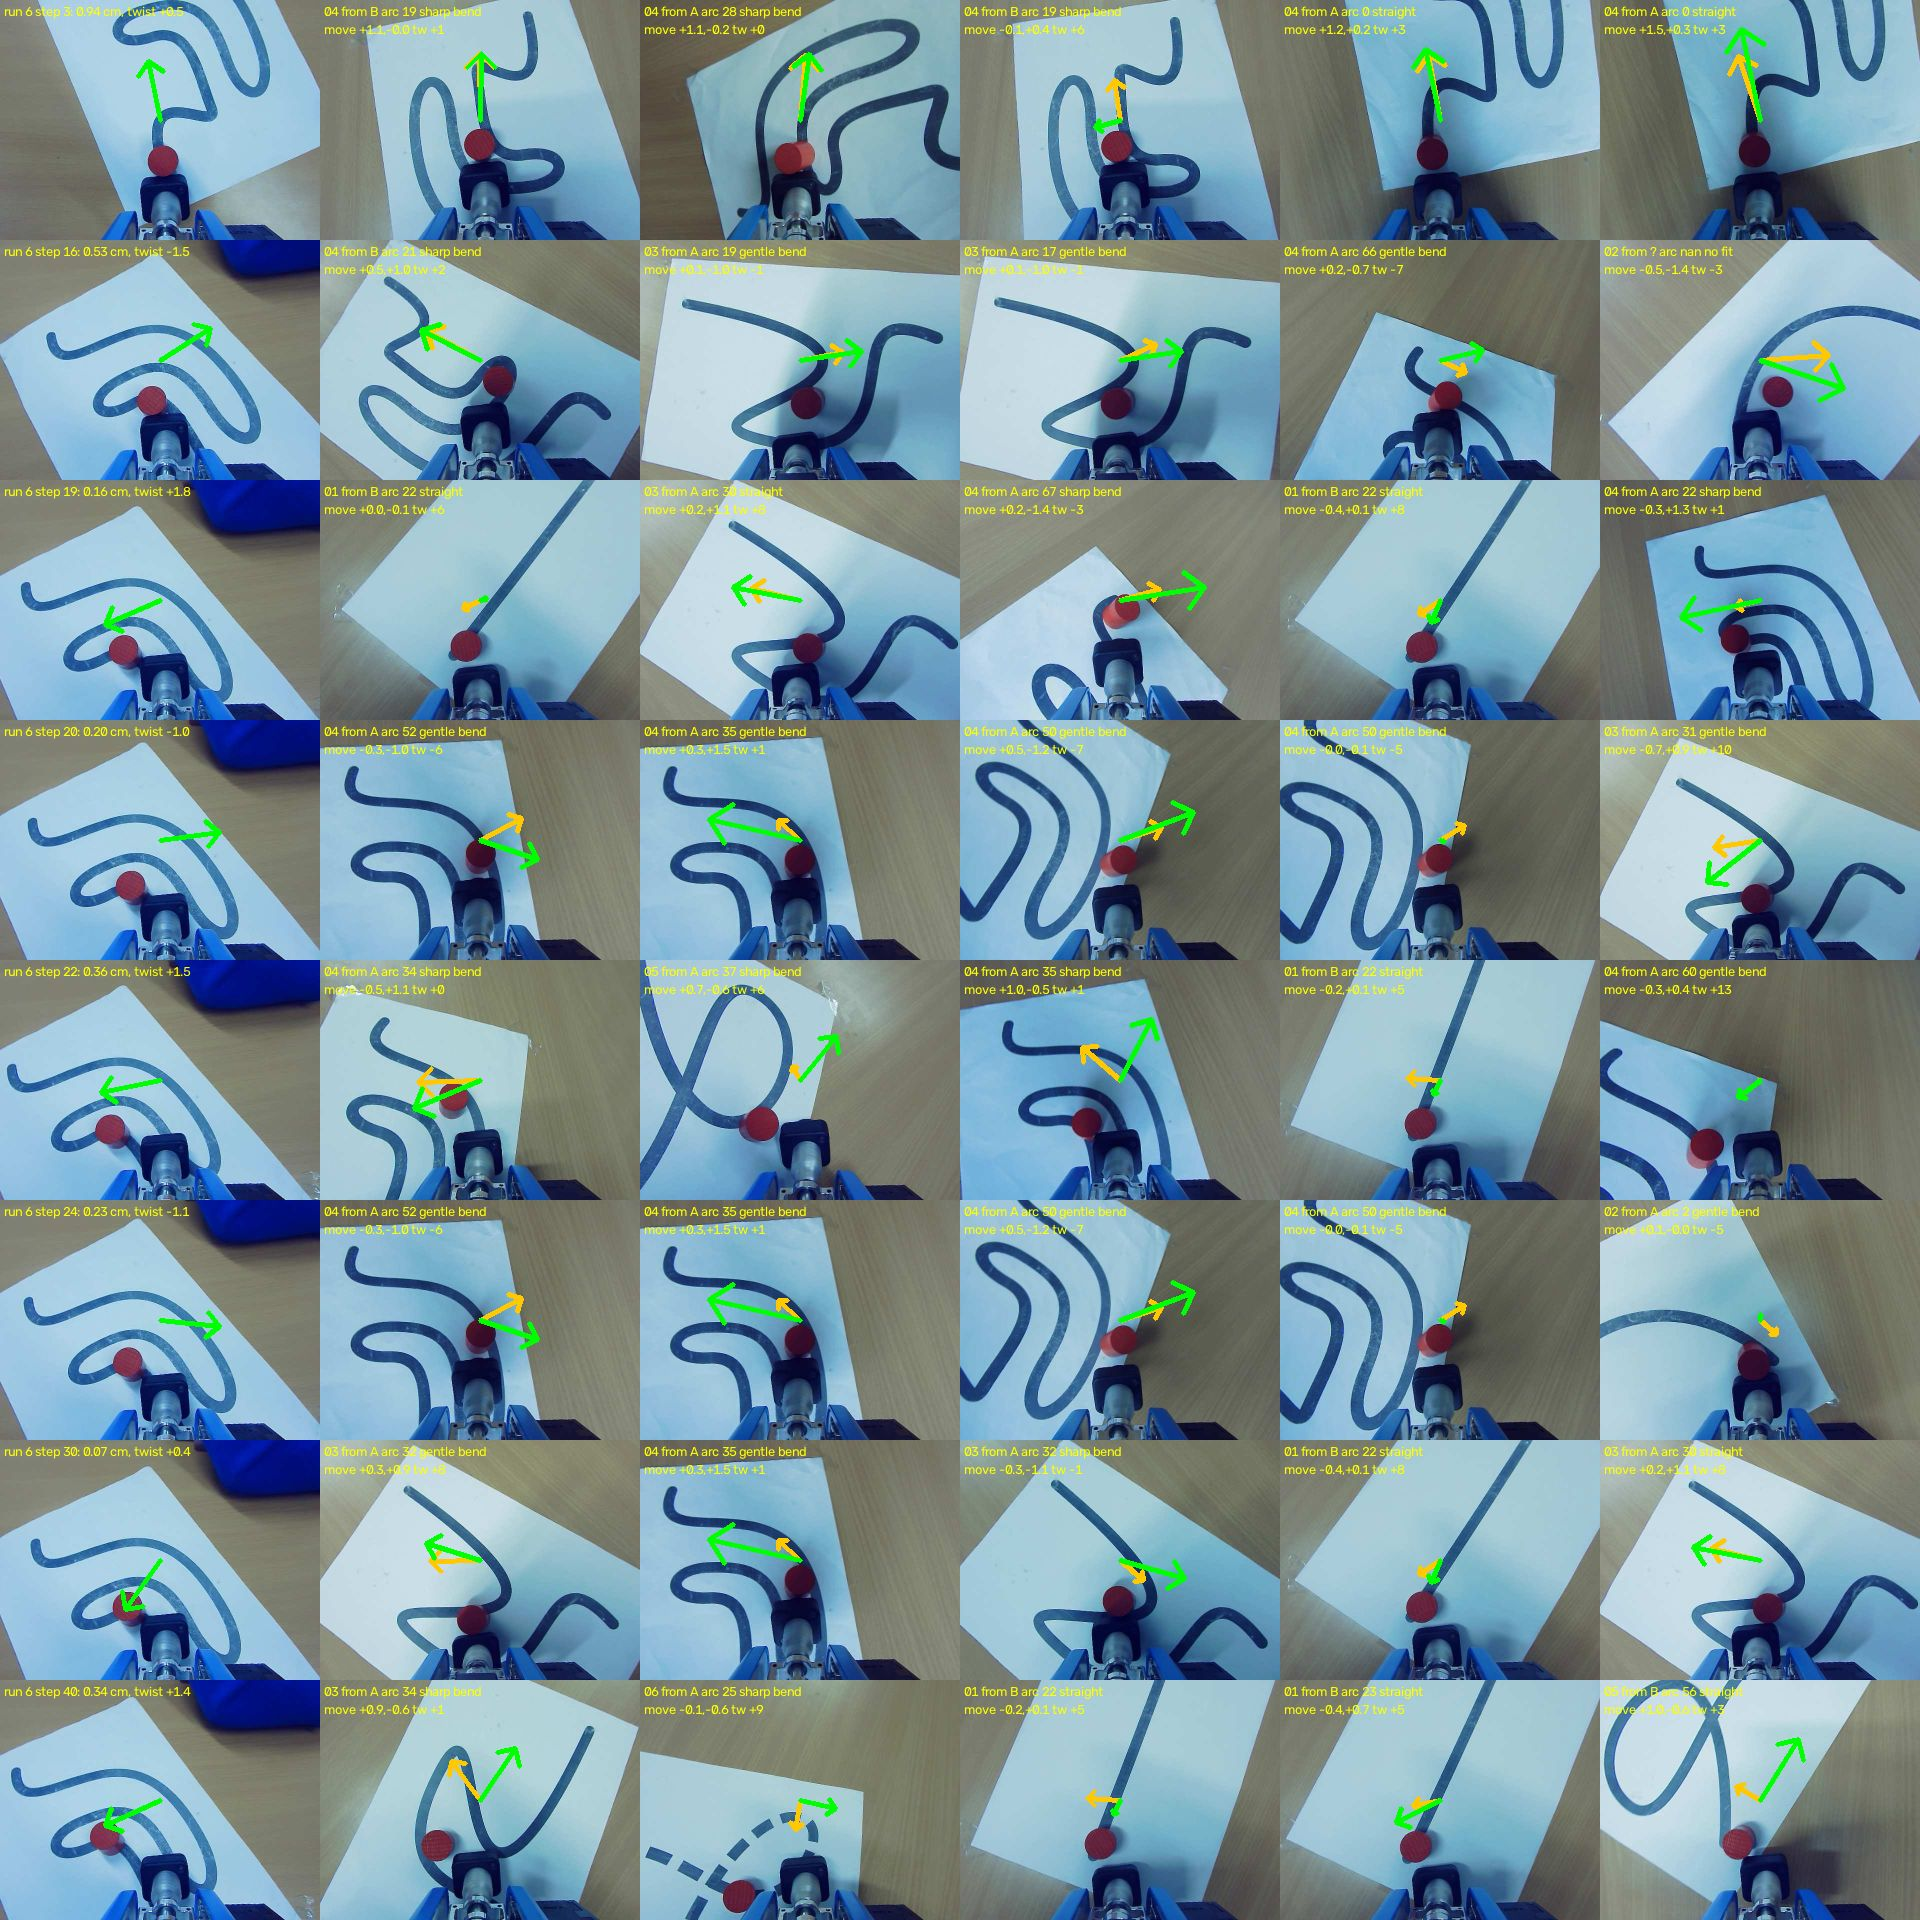

Here is the Python script that generated this plot:
"""
Run 6 (sheet 04, model E): the back-and-forth steps, the demonstration pictures that look most alike, and what the
demonstrations did next.

Model E describes every picture with the 256 numbers of its hidden layer; its answer is computed from those numbers
alone, so demonstration pictures with nearly the same numbers are the ones whose labels shaped the answer. For every
picture of the run the script finds the "neighbours" nearest demonstration pictures (of the 18,032 the model was trained
on) and reads their labels: the tip move, the forearm twist, the move over the next 3 steps, the sheet, the direction of
travel and the kind of place. If the answer is the average of two opposite demonstrated ways, the neighbours must split
into two groups with opposite moves and twists while the model's own answer is short.

Also printed: how far the run's pictures are from any demonstration picture, against how far demonstration pictures are
from the pictures of other episodes (a large distance means a view the demonstrations never showed).

Needs the cache of s02_model_outputs.py (jobs all_sheets_e and robot_runs).
Run from this folder:  python s04_run6_neighbours.py
Output: s04_run6_neighbours.out.txt, s04_run6_neighbours.csv, s04_run6_neighbours.jpg, s04_run6_pictures.jpg,
s04_run6_path.png.
"""

from pathlib import Path
from typing import Dict, Optional

import cv2
import matplotlib
matplotlib.use("Agg")
import numpy
import pandas
from matplotlib import pyplot

import common
from config import TRAINING_DATA_PARAMETERS

NEIGHBOUR_PARAMETERS = {
    "run_folder": "2026-11-11_174108_E_sheet04_run1",
    "neighbours": 12,
    "flip_steps": [19, 50],
    "reference_steps": [0, 4],
    "sideways_cm": 0.3,
    "twist_counts_from_deg": 2.0,
    "reference_sample": 600,
    "montage_steps": [3, 16, 19, 20, 22, 24, 30, 40],
    "montage_neighbours": 5,
    "picture_steps": [4, 6, 8, 9, 11, 13, 16, 18, 19, 20, 22, 24],
    "seed": 11_11_26
}



def nearest_rows(
        queries: numpy.ndarray,
        references: numpy.ndarray,
        count: int
) -> tuple:
    """Return the positions and distances of the ``count`` nearest reference rows of every query row (Euclidean)."""

    queries = queries.astype(numpy.float32)
    references = references.astype(numpy.float32)
    squared = (queries ** 2).sum(axis = 1)[:, None] - 2.0 * queries @ references.T + (references ** 2).sum(axis = 1)[None, :]
    order = numpy.argsort(squared, axis = 1)[:, :count]
    return order, numpy.sqrt(numpy.clip(numpy.take_along_axis(squared, order, axis = 1), 0.0, None))



def draw_arrow(
        picture: numpy.ndarray,
        forward_cm: float,
        left_cm: float,
        colour: tuple,
        pixels_per_cm: float = 60.0
) -> None:
    """Draw a move given in the picture's frame as an arrow from the picture's middle (forward = up, left = left)."""

    height, width = picture.shape[:2]
    start = (width // 2, height // 2)
    end = (int(start[0] - pixels_per_cm * left_cm), int(start[1] - pixels_per_cm * forward_cm))
    cv2.arrowedLine(picture, start, end, colour, 3, tipLength = 0.3)



def main(parameters: Optional[Dict] = None) -> None:

    settings = common.merged_parameters(dict(NEIGHBOUR_PARAMETERS, **(parameters or {})))
    report = common.TeeOutput(common.ANALYSIS_FOLDER / "s04_run6_neighbours.out.txt")
    pandas.set_option("display.width", 250)
    pandas.set_option("display.max_columns", 40)
    pandas.set_option("display.max_rows", 400)
    frames = common.load_demonstration_frames(settings)
    path = common.path_direction(frames, settings)
    demonstrations = numpy.load(Path(settings["cache_folder"]) / "all_sheets_e_on_demonstrations.npz")
    robot = numpy.load(Path(settings["cache_folder"]) / "all_sheets_e_on_robot_runs.npz")
    run_name = settings["run_folder"]
    steps = pandas.read_csv(Path(settings["model_runs_folder"]) / run_name / "steps.csv")
    hidden = robot[f"{run_name}__hidden"].astype(numpy.float32)
    chunk = robot[f"{run_name}__chunk"].reshape(len(steps), 5, 2)
    exact = robot[f"{run_name}__exact"]
    reference_hidden = demonstrations["hidden"].astype(numpy.float32)

    # how far apart are demonstration pictures of different episodes, as a yardstick
    randomness_generator = numpy.random.default_rng(settings["seed"])
    sample = randomness_generator.choice(len(frames), size = settings["reference_sample"], replace = False)
    order, distance = nearest_rows(reference_hidden[sample], reference_hidden, 400)
    episode_ids = frames["episode_id"].to_numpy()
    other_episode_distance = []
    for position, row in enumerate(sample):
        is_other = episode_ids[order[position]] != episode_ids[row]
        other_episode_distance.append(distance[position][is_other][0] if is_other.any() else numpy.nan)
    other_episode_distance = numpy.array(other_episode_distance)
    report(f"yardstick: distance from a demonstration picture to the nearest picture of ANOTHER episode (hidden layer of model E, {len(sample)} random pictures): "
           f"median {numpy.nanmedian(other_episode_distance):.2f}, 90th percentile {numpy.nanpercentile(other_episode_distance, 90):.2f}, "
           f"99th {numpy.nanpercentile(other_episode_distance, 99):.2f}")

    # the same question for ordinary demonstration pictures: how often do the nearest pictures of OTHER episodes disagree?
    label_forward = frames["step_forward_cm"].to_numpy()
    label_left = frames["step_left_cm"].to_numpy()
    sample_places = frames["place"].to_numpy()[sample]
    yardstick_rows = []
    for position, row in enumerate(sample):
        is_other = episode_ids[order[position]] != episode_ids[row]
        near = order[position][is_other][:settings["neighbours"]]
        if len(near) < settings["neighbours"]:
            continue
        forward, left = label_forward[near], label_left[near]
        length = numpy.hypot(forward, left)
        is_real = length >= settings["short_step_cm"]
        resultant = float(numpy.hypot((forward[is_real] / length[is_real]).sum(), (left[is_real] / length[is_real]).sum()) / max(1, is_real.sum()))
        yardstick_rows.append({"place": sample_places[position], "resultant": resultant,
                               "both_groups": bool((left >= settings["sideways_cm"]).sum() >= 3 and (left <= -settings["sideways_cm"]).sum() >= 3),
                               "length_of_mean": float(numpy.hypot(forward.mean(), left.mean())), "mean_length": float(length.mean())})
    yardstick = pandas.DataFrame(yardstick_rows)
    report(f"yardstick for the neighbours' agreement ({len(yardstick)} random demonstration pictures, their {settings['neighbours']} nearest pictures of other episodes): "
           f"resultant median {yardstick['resultant'].median():.2f} | pictures whose neighbours hold 3 or more of both the left and the right group: {yardstick['both_groups'].mean():.2f} | "
           f"length of the neighbours' mean move {yardstick['length_of_mean'].mean():.2f} cm against their mean length {yardstick['mean_length'].mean():.2f} cm")
    for place, part in yardstick.groupby("place"):
        report(f"    {place:12s} | pictures {len(part):3d} | resultant median {part['resultant'].median():.2f} | both groups {part['both_groups'].mean():.2f} | "
               f"length of the neighbours' mean move {part['length_of_mean'].mean():.2f} cm")

    order, distance = nearest_rows(hidden, reference_hidden, settings["neighbours"])
    label_twist = frames["twist_deg"].to_numpy()
    ahead_forward = path["ahead_3_forward_cm"].to_numpy()
    ahead_left = path["ahead_3_left_cm"].to_numpy()
    sheets = frames["sheet"].to_numpy()
    places = frames["place"].to_numpy()
    from_end = numpy.where(frames["travels_towards_A"].isna(), "?", numpy.where(frames["travels_towards_A"].fillna(False).astype(bool), "B", "A"))
    bend = frames["bend_turn_deg"].to_numpy()
    arcs = frames["puck_arc_cm"].to_numpy()

    rows = []
    for step in range(len(steps)):
        near = order[step]
        forward = label_forward[near]
        left = label_left[near]
        length = numpy.hypot(forward, left)
        is_left_group = left >= settings["sideways_cm"]
        is_right_group = left <= -settings["sideways_cm"]
        is_real = length >= settings["short_step_cm"]
        unit_forward = numpy.where(is_real, forward / numpy.maximum(length, 1e-9), 0.0)
        unit_left = numpy.where(is_real, left / numpy.maximum(length, 1e-9), 0.0)
        resultant = float(numpy.hypot(unit_forward.sum(), unit_left.sum()) / max(1, is_real.sum()))
        rows.append({
            "step": step,
            "model_forward_cm": round(float(exact[step, 0]), 2), "model_left_cm": round(float(exact[step, 1]), 2),
            "model_length_cm": round(float(numpy.hypot(exact[step, 0], exact[step, 1])), 2),
            "model_deg": round(float(numpy.degrees(numpy.arctan2(exact[step, 1], exact[step, 0]))), 0),
            "model_twist_deg": round(float(exact[step, 2]), 1),
            "chunk3_cm": round(float(numpy.linalg.norm(chunk[step, 2])), 2),
            "chunk3_deg": round(float(numpy.degrees(numpy.arctan2(chunk[step, 2, 1], chunk[step, 2, 0]))), 0),
            "nearest_distance": round(float(distance[step, 0]), 2),
            "neighbours_mean_forward_cm": round(float(forward.mean()), 2), "neighbours_mean_left_cm": round(float(left.mean()), 2),
            "neighbours_mean_length_cm": round(float(length.mean()), 2),
            "length_of_neighbours_mean_cm": round(float(numpy.hypot(forward.mean(), left.mean())), 2),
            "neighbours_resultant": round(resultant, 2),
            "neighbours_left_group": int(is_left_group.sum()), "neighbours_right_group": int(is_right_group.sum()),
            "neighbours_short": int((~is_real).sum()),
            "neighbours_twist_right": int((label_twist[near] >= settings["twist_counts_from_deg"]).sum()),
            "neighbours_twist_left": int((label_twist[near] <= -settings["twist_counts_from_deg"]).sum()),
            "neighbours_mean_twist_deg": round(float(label_twist[near].mean()), 1),
            "neighbours_sheet_04": int((sheets[near] == "path_04").sum()),
            "neighbours_from_A": int((from_end[near] == "A").sum()), "neighbours_from_B": int((from_end[near] == "B").sum()),
            "neighbours_bend_right": int((bend[near] <= -60).sum()), "neighbours_bend_left": int((bend[near] >= 60).sum()),
            "neighbours_hairpin_or_sharp": int(numpy.isin(places[near], ["hairpin", "sharp bend"]).sum())
        })
    table = pandas.DataFrame(rows)
    table.to_csv(common.ANALYSIS_FOLDER / "s04_run6_neighbours.csv", index = False)
    report("")
    report(f"== run {run_name}: every picture, the model's answer and the labels of its {settings['neighbours']} nearest demonstration pictures ==")
    report("(left group / right group: neighbours whose labelled tip move goes 0.3 cm or more to the picture's left / right; resultant: 1 when the neighbours' real "
           "moves all point one way, near 0 when they point in opposite ways; twist right = forearm change of +2 degrees or more)")
    report(table.to_string(index = False))

    first, last = settings["flip_steps"]
    flip = table[(table["step"] >= first) & (table["step"] <= last)]
    start_first, start_last = settings["reference_steps"]
    start = table[(table["step"] >= start_first) & (table["step"] <= start_last)]
    report("")
    report("== summary: the back-and-forth steps against the first steps of the same run ==")
    for label, part in ((f"steps {first} to {last} (back and forth)", flip), (f"steps {start_first} to {start_last} (on the line)", start)):
        both = ((part["neighbours_left_group"] >= 3) & (part["neighbours_right_group"] >= 3)).mean()
        both_twists = ((part["neighbours_twist_right"] >= 3) & (part["neighbours_twist_left"] >= 3)).mean()
        report(f"{label}: pictures {len(part)} | model step median {part['model_length_cm'].median():.2f} cm | neighbours' label length mean {part['neighbours_mean_length_cm'].mean():.2f} cm | "
               f"length of the neighbours' mean move {part['length_of_neighbours_mean_cm'].mean():.2f} cm | resultant median {part['neighbours_resultant'].median():.2f} | "
               f"pictures whose neighbours hold 3 or more of BOTH the left and the right group: {both:.2f} | both twist signs (3 or more each): {both_twists:.2f} | "
               f"nearest distance median {part['nearest_distance'].median():.2f} | neighbours from sheet 04: {part['neighbours_sheet_04'].mean():.1f} of {settings['neighbours']}, "
               f"from end A {part['neighbours_from_A'].mean():.1f}, from end B {part['neighbours_from_B'].mean():.1f} | at a bend to the right {part['neighbours_bend_right'].mean():.1f}, "
               f"to the left {part['neighbours_bend_left'].mean():.1f}")

    # does the answer's side follow the side most of its neighbours went to?
    is_decided = flip["neighbours_left_group"] != flip["neighbours_right_group"]
    is_majority_left = flip["neighbours_left_group"] > flip["neighbours_right_group"]
    is_followed = (flip["model_left_cm"] > 0) == is_majority_left
    twist_decided = flip["neighbours_twist_right"] != flip["neighbours_twist_left"]
    twist_followed = (flip["model_twist_deg"] > 0) == (flip["neighbours_twist_right"] > flip["neighbours_twist_left"])
    report(f"steps {first} to {last}: the answer went to the side most of its neighbours went to in {int((is_followed & is_decided).sum())} of the {int(is_decided.sum())} pictures "
           f"with an unequal count; its twist had the sign of most neighbours' twists in {int((twist_followed & twist_decided).sum())} of {int(twist_decided.sum())}")

    # the model's two alternating answers during the back and forth
    flip_steps = steps.iloc[first:last + 1]
    is_right = flip_steps["model_tip_left_cm"] < 0
    report("")
    report(f"== the two answers the model alternated between, steps {first} to {last} (from steps.csv) ==")
    for label, part in (("answers to the picture's right", flip_steps[is_right]), ("answers to the picture's left", flip_steps[~is_right])):
        report(f"{label}: {len(part)} | forward {part['model_tip_forward_cm'].mean():+.2f} cm, left {part['model_tip_left_cm'].mean():+.2f} cm, length median "
               f"{numpy.hypot(part['model_tip_forward_cm'], part['model_tip_left_cm']).median():.2f} cm | twist mean {part['model_twist_deg'].mean():+.2f} deg, "
               f"share of twists to the right (positive) {float((part['model_twist_deg'] > 0).mean()):.2f}")
    tip = flip_steps[["tip_x", "tip_y"]].to_numpy() * 100.0
    report(f"tip positions during the back and forth: x {tip[:, 0].min():.1f} to {tip[:, 0].max():.1f} cm, y {tip[:, 1].min():.1f} to {tip[:, 1].max():.1f} cm; "
           f"net displacement {numpy.linalg.norm(tip[-1] - tip[0]):.1f} cm over {len(tip) - 1} moves of 1 cm; "
           f"forearm (joint 4) {numpy.degrees(flip_steps['joint_4']).min():.1f} to {numpy.degrees(flip_steps['joint_4']).max():.1f} deg; "
           f"sum of the asked step lengths {numpy.hypot(flip_steps['model_tip_forward_cm'], flip_steps['model_tip_left_cm']).sum():.1f} cm")
    change = common.angle_difference_deg(flip_steps["model_angle_deg"].to_numpy()[:-1] + flip_steps["picture_heading_deg"].to_numpy()[:-1],
                                         flip_steps["model_angle_deg"].to_numpy()[1:] + flip_steps["picture_heading_deg"].to_numpy()[1:])
    report(f"direction changes over 90 degrees between consecutive answers: {int((change > 90).sum())} of {len(change)}")

    # ---- montage ----
    raw_folder = Path(TRAINING_DATA_PARAMETERS["raw_folder"])
    tiles_rows = []
    for step in settings["montage_steps"]:
        picture = cv2.imread(str(Path(settings["model_runs_folder"]) / run_name / "frames" / f"{step:03d}.jpg"))
        picture = cv2.resize(picture, (320, 240), interpolation = cv2.INTER_AREA)
        length = float(numpy.hypot(exact[step, 0], exact[step, 1]))
        draw_arrow(picture, exact[step, 0] / max(length, 1e-6), exact[step, 1] / max(length, 1e-6), (0, 255, 0))
        cv2.putText(picture, f"run 6 step {step}: {length:.2f} cm, twist {exact[step, 2]:+.1f}", (4, 16), cv2.FONT_HERSHEY_SIMPLEX, 0.45, (0, 255, 255), 1)
        tiles = [picture]
        for near in order[step][:settings["montage_neighbours"]]:
            neighbour = cv2.imread(str(raw_folder / frames["frame_path"].iloc[near]))
            neighbour = cv2.resize(neighbour, (320, 240), interpolation = cv2.INTER_AREA)
            draw_arrow(neighbour, ahead_forward[near] / 3.0, ahead_left[near] / 3.0, (0, 200, 255))
            draw_arrow(neighbour, label_forward[near], label_left[near], (0, 255, 0))
            cv2.putText(neighbour, f"{sheets[near][-2:]} from {from_end[near]} arc {arcs[near]:.0f} {places[near]}", (4, 16), cv2.FONT_HERSHEY_SIMPLEX, 0.45, (0, 255, 255), 1)
            cv2.putText(neighbour, f"move {label_forward[near]:+.1f},{label_left[near]:+.1f} tw {label_twist[near]:+.0f}", (4, 34), cv2.FONT_HERSHEY_SIMPLEX, 0.45, (0, 255, 255), 1)
            tiles.append(neighbour)
        tiles_rows.append(numpy.hstack(tiles))
    cv2.imwrite(str(common.ANALYSIS_FOLDER / "s04_run6_neighbours.jpg"), numpy.vstack(tiles_rows), [cv2.IMWRITE_JPEG_QUALITY, 80])

    # ---- the run's own pictures: where the puck left the line, and the back and forth ----
    tiles = []
    for step in settings["picture_steps"]:
        picture = cv2.imread(str(Path(settings["model_runs_folder"]) / run_name / "frames" / f"{step:03d}.jpg"))
        picture = cv2.resize(picture, (480, 360), interpolation = cv2.INTER_AREA)
        length = float(numpy.hypot(exact[step, 0], exact[step, 1]))
        draw_arrow(picture, exact[step, 0] / max(length, 1e-6), exact[step, 1] / max(length, 1e-6), (0, 255, 0), pixels_per_cm = 90.0)
        cv2.putText(picture, f"step {step}: asked {length:.2f} cm at {numpy.degrees(numpy.arctan2(exact[step, 1], exact[step, 0])):+.0f} deg, twist {exact[step, 2]:+.1f}",
                    (6, 22), cv2.FONT_HERSHEY_SIMPLEX, 0.55, (0, 255, 255), 2)
        tiles.append(picture)
    columns = 4
    while len(tiles) % columns:
        tiles.append(numpy.zeros_like(tiles[0]))
    cv2.imwrite(str(common.ANALYSIS_FOLDER / "s04_run6_pictures.jpg"), numpy.vstack([numpy.hstack(tiles[start:start + columns]) for start in range(0, len(tiles), columns)]),
                [cv2.IMWRITE_JPEG_QUALITY, 80])

    # ---- the tip's path on the table, with what the model asked for at every step ----
    figure, axes = pyplot.subplots(1, 2, figsize = (15, 6.5))
    tip_all = steps[["tip_x", "tip_y"]].to_numpy() * 100.0
    heading_all = numpy.radians(steps["picture_heading_deg"].to_numpy())
    for axis, (lower, upper, title) in zip(axes, ((0, len(steps) - 1, "the whole run"), (first - 6, last + 3, f"steps {first - 6} to {last + 3}: the back and forth"))):
        part = slice(lower, upper + 1)
        axis.plot(tip_all[part, 0], tip_all[part, 1], "-", color = "0.6", linewidth = 1.0, zorder = 1)
        for step in range(lower, upper + 1):
            asked_table = numpy.array([exact[step, 0] * numpy.cos(heading_all[step]) - exact[step, 1] * numpy.sin(heading_all[step]),
                                       exact[step, 0] * numpy.sin(heading_all[step]) + exact[step, 1] * numpy.cos(heading_all[step])])
            colour = "tab:red" if numpy.hypot(*asked_table) < settings["short_step_cm"] else "tab:blue"
            axis.annotate("", xy = tip_all[step] + asked_table, xytext = tip_all[step], arrowprops = {"arrowstyle": "->", "color": colour, "linewidth": 1.3}, zorder = 3)
            if step % 5 == 0 or lower > 0:
                axis.text(tip_all[step, 0], tip_all[step, 1], str(step), fontsize = 6, zorder = 4)
        axis.set_aspect("equal")
        axis.grid(alpha = 0.3)
        axis.set_xlabel("x from the robot's base (cm)")
        axis.set_ylabel("y (cm), the robot's left is up")
        axis.set_title(f"run 6, {title}\ngrey: the tip's path (1 cm per move); arrows: the step the model asked for, at its own length\n(red: under 0.3 cm)", fontsize = 9)
    figure.tight_layout()
    figure.savefig(common.ANALYSIS_FOLDER / "s04_run6_path.png", dpi = 110)
    pyplot.close(figure)
    report("")
    report("figures: s04_run6_pictures.jpg (the run's own pictures at the first bend and at the back and forth, with the asked direction), "
           "s04_run6_path.png (the tip's path on the table with the asked steps at their own length)")
    report("figure: s04_run6_neighbours.jpg (left column: the run's picture with the direction the model asked for; to its right its nearest demonstration pictures, "
           "green arrow = the demonstrated move at 60 px per cm, orange arrow = the mean move over the next 3 steps; the text gives the sheet, the end the episode started from, "
           "the puck's place along the line, the kind of place, the labelled move (forward, left in cm) and the twist)")



if __name__ == "__main__":
    main()
